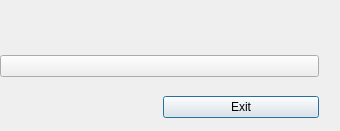
<?xml version="1.0" encoding="UTF-8"?>
<ui version="4.0">
 <class>MainForm</class>
 <widget class="QWidget" name="MainForm">
  <property name="geometry">
   <rect>
    <x>0</x>
    <y>0</y>
    <width>340</width>
    <height>131</height>
   </rect>
  </property>
  <property name="sizePolicy">
   <sizepolicy hsizetype="Fixed" vsizetype="Fixed">
    <horstretch>0</horstretch>
    <verstretch>0</verstretch>
   </sizepolicy>
  </property>
  <property name="windowTitle">
   <string>RTKLIB</string>
  </property>
  <property name="toolTip">
   <string/>
  </property>
  <layout class="QGridLayout" name="gridLayout">
   <property name="leftMargin">
    <number>0</number>
   </property>
   <property name="topMargin">
    <number>0</number>
   </property>
   <property name="rightMargin">
    <number>0</number>
   </property>
   <property name="bottomMargin">
    <number>0</number>
   </property>
   <item row="0" column="0">
    <widget class="QWidget" name="panelTop" native="true">
     <layout class="QGridLayout" name="gridLayout_2">
      <property name="leftMargin">
       <number>0</number>
      </property>
      <property name="topMargin">
       <number>0</number>
      </property>
      <property name="rightMargin">
       <number>0</number>
      </property>
      <property name="bottomMargin">
       <number>0</number>
      </property>
      <item row="0" column="6">
       <widget class="QPushButton" name="btnGet">
        <property name="sizePolicy">
         <sizepolicy hsizetype="Preferred" vsizetype="Preferred">
          <horstretch>0</horstretch>
          <verstretch>0</verstretch>
         </sizepolicy>
        </property>
        <property name="toolTip">
         <string>RTKGET</string>
        </property>
        <property name="icon">
         <iconset resource="rtklaunch_qt.qrc">
          <normaloff>:/icons/rtk8</normaloff>:/icons/rtk8</iconset>
        </property>
        <property name="flat">
         <bool>true</bool>
        </property>
       </widget>
      </item>
      <item row="0" column="4">
       <widget class="QPushButton" name="btnNtrip">
        <property name="sizePolicy">
         <sizepolicy hsizetype="Preferred" vsizetype="Preferred">
          <horstretch>0</horstretch>
          <verstretch>0</verstretch>
         </sizepolicy>
        </property>
        <property name="toolTip">
         <string>NTRIP Browser</string>
        </property>
        <property name="icon">
         <iconset resource="rtklaunch_qt.qrc">
          <normaloff>:/icons/rtk7</normaloff>:/icons/rtk7</iconset>
        </property>
        <property name="flat">
         <bool>true</bool>
        </property>
       </widget>
      </item>
      <item row="0" column="5">
       <widget class="QPushButton" name="btnNavi">
        <property name="sizePolicy">
         <sizepolicy hsizetype="Preferred" vsizetype="Preferred">
          <horstretch>0</horstretch>
          <verstretch>0</verstretch>
         </sizepolicy>
        </property>
        <property name="toolTip">
         <string>RTKNAVI</string>
        </property>
        <property name="icon">
         <iconset resource="rtklaunch_qt.qrc">
          <normaloff>:/icons/rtk5</normaloff>:/icons/rtk5</iconset>
        </property>
        <property name="flat">
         <bool>true</bool>
        </property>
       </widget>
      </item>
      <item row="0" column="1">
       <widget class="QPushButton" name="btnConv">
        <property name="sizePolicy">
         <sizepolicy hsizetype="Preferred" vsizetype="Preferred">
          <horstretch>0</horstretch>
          <verstretch>0</verstretch>
         </sizepolicy>
        </property>
        <property name="toolTip">
         <string>RTKCONV</string>
        </property>
        <property name="icon">
         <iconset resource="rtklaunch_qt.qrc">
          <normaloff>:/icons/rtk3</normaloff>:/icons/rtk3</iconset>
        </property>
        <property name="flat">
         <bool>true</bool>
        </property>
       </widget>
      </item>
      <item row="0" column="0">
       <widget class="QPushButton" name="btnPlot">
        <property name="sizePolicy">
         <sizepolicy hsizetype="Preferred" vsizetype="Preferred">
          <horstretch>0</horstretch>
          <verstretch>0</verstretch>
         </sizepolicy>
        </property>
        <property name="toolTip">
         <string>RTKPLOT</string>
        </property>
        <property name="icon">
         <iconset resource="rtklaunch_qt.qrc">
          <normaloff>:/icons/rtk2</normaloff>:/icons/rtk2</iconset>
        </property>
        <property name="flat">
         <bool>true</bool>
        </property>
       </widget>
      </item>
      <item row="0" column="3">
       <widget class="QPushButton" name="btnPost">
        <property name="sizePolicy">
         <sizepolicy hsizetype="Preferred" vsizetype="Preferred">
          <horstretch>0</horstretch>
          <verstretch>0</verstretch>
         </sizepolicy>
        </property>
        <property name="toolTip">
         <string>RTKPOST</string>
        </property>
        <property name="icon">
         <iconset resource="rtklaunch_qt.qrc">
          <normaloff>:/icons/rtk1</normaloff>:/icons/rtk1</iconset>
        </property>
        <property name="flat">
         <bool>true</bool>
        </property>
       </widget>
      </item>
      <item row="0" column="2">
       <widget class="QPushButton" name="btnStr">
        <property name="sizePolicy">
         <sizepolicy hsizetype="Preferred" vsizetype="Preferred">
          <horstretch>0</horstretch>
          <verstretch>0</verstretch>
         </sizepolicy>
        </property>
        <property name="toolTip">
         <string>STRSVR</string>
        </property>
        <property name="icon">
         <iconset resource="rtklaunch_qt.qrc">
          <normaloff>:/icons/rtk6</normaloff>:/icons/rtk6</iconset>
        </property>
        <property name="flat">
         <bool>true</bool>
        </property>
       </widget>
      </item>
     </layout>
    </widget>
   </item>
   <item row="1" column="6">
    <widget class="QPushButton" name="btnTray">
     <property name="enabled">
      <bool>true</bool>
     </property>
     <property name="minimumSize">
      <size>
       <width>15</width>
       <height>15</height>
      </size>
     </property>
     <property name="maximumSize">
      <size>
       <width>15</width>
       <height>15</height>
      </size>
     </property>
     <property name="toolTip">
      <string>Task Tray</string>
     </property>
     <property name="icon">
      <iconset resource="rtklaunch_qt.qrc">
       <normaloff>:/buttons/square</normaloff>:/buttons/square</iconset>
     </property>
     <property name="flat">
      <bool>true</bool>
     </property>
    </widget>
   </item>
   <item row="1" column="0">
    <widget class="QPushButton" name="btnOption"/>
   </item>
   <item row="2" column="0">
    <widget class="QWidget" name="panelBottom" native="true">
     <layout class="QHBoxLayout" name="horizontalLayout">
      <property name="leftMargin">
       <number>0</number>
      </property>
      <property name="topMargin">
       <number>0</number>
      </property>
      <property name="rightMargin">
       <number>0</number>
      </property>
      <property name="bottomMargin">
       <number>0</number>
      </property>
      <item>
       <widget class="QPushButton" name="btnRtklib">
        <property name="toolTip">
         <string>RTKLIB APs</string>
        </property>
        <property name="icon">
         <iconset resource="rtklaunch_qt.qrc">
          <normaloff>:/icons/rtk9</normaloff>:/icons/rtk9</iconset>
        </property>
        <property name="flat">
         <bool>true</bool>
        </property>
       </widget>
      </item>
      <item>
       <widget class="QPushButton" name="btnExit">
        <property name="text">
         <string>Exit</string>
        </property>
        <property name="default">
         <bool>true</bool>
        </property>
       </widget>
      </item>
     </layout>
    </widget>
   </item>
  </layout>
  <action name="actionRtkConv">
   <property name="icon">
    <iconset resource="rtklaunch_qt.qrc">
     <normaloff>:/icons/rtk3</normaloff>:/icons/rtk3</iconset>
   </property>
   <property name="text">
    <string>rtkConv</string>
   </property>
   <property name="toolTip">
    <string>RTK Convert</string>
   </property>
  </action>
  <action name="actionRtkGet">
   <property name="icon">
    <iconset resource="rtklaunch_qt.qrc">
     <normaloff>:/icons/rtk8</normaloff>:/icons/rtk8</iconset>
   </property>
   <property name="text">
    <string>rtkGet</string>
   </property>
   <property name="toolTip">
    <string>RTK Get</string>
   </property>
  </action>
  <action name="actionRtkNavi">
   <property name="icon">
    <iconset resource="rtklaunch_qt.qrc">
     <normaloff>:/icons/rtk5</normaloff>:/icons/rtk5</iconset>
   </property>
   <property name="text">
    <string>rtkNavi</string>
   </property>
   <property name="toolTip">
    <string>RTK Navi</string>
   </property>
  </action>
  <action name="actionRtkNtrip">
   <property name="icon">
    <iconset resource="rtklaunch_qt.qrc">
     <normaloff>:/icons/rtk7</normaloff>:/icons/rtk7</iconset>
   </property>
   <property name="text">
    <string>rtkNtrip</string>
   </property>
   <property name="toolTip">
    <string>RTK NTRIP</string>
   </property>
  </action>
  <action name="actionRtkPlot">
   <property name="icon">
    <iconset resource="rtklaunch_qt.qrc">
     <normaloff>:/icons/rtk2</normaloff>:/icons/rtk2</iconset>
   </property>
   <property name="text">
    <string>rtkPlot</string>
   </property>
   <property name="toolTip">
    <string>RTK Plot</string>
   </property>
  </action>
  <action name="actionRtkPost">
   <property name="icon">
    <iconset resource="rtklaunch_qt.qrc">
     <normaloff>:/icons/rtk1</normaloff>:/icons/rtk1</iconset>
   </property>
   <property name="text">
    <string>rtkPost</string>
   </property>
   <property name="toolTip">
    <string>RTK Post</string>
   </property>
  </action>
  <action name="actionRtkStr">
   <property name="icon">
    <iconset resource="rtklaunch_qt.qrc">
     <normaloff>:/icons/rtk6</normaloff>:/icons/rtk6</iconset>
   </property>
   <property name="text">
    <string>rtkStr</string>
   </property>
   <property name="toolTip">
    <string>RTK Stream</string>
   </property>
  </action>
  <action name="actionRtkVideo">
   <property name="text">
    <string>rtkVideo</string>
   </property>
   <property name="toolTip">
    <string>RTK Video</string>
   </property>
  </action>
 </widget>
 <tabstops>
  <tabstop>btnExit</tabstop>
  <tabstop>btnPlot</tabstop>
  <tabstop>btnConv</tabstop>
  <tabstop>btnStr</tabstop>
  <tabstop>btnPost</tabstop>
  <tabstop>btnNtrip</tabstop>
  <tabstop>btnNavi</tabstop>
  <tabstop>btnGet</tabstop>
  <tabstop>btnOption</tabstop>
  <tabstop>btnTray</tabstop>
  <tabstop>btnRtklib</tabstop>
 </tabstops>
 <resources>
  <include location="rtklaunch_qt.qrc"/>
 </resources>
 <connections/>
</ui>
